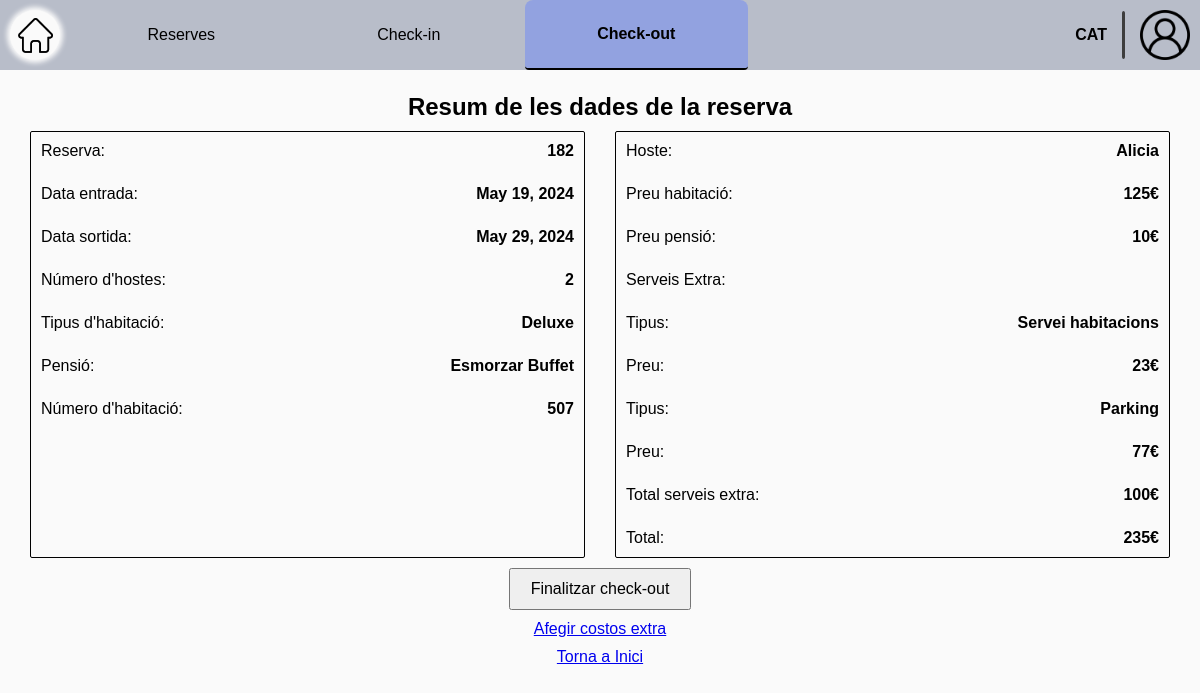
Page /receptionist/check-out-summary/182 (signed in) on the committed database.
### Reception/models.py (models this page shows, shortened)
class RoomReservation(models.Model):
    client = models.ForeignKey(Client, on_delete=models.CASCADE)
    room = models.ForeignKey(Room, on_delete=models.CASCADE, to_field='id')
    entry = models.DateField()
    exit = models.DateField()
    pension_type = models.CharField(
        max_length=c.DROPDOWN_MAX_LENGTH,
        choices=c.get_pension_types,
        default='Sense pensió'
    )
    num_guests = models.IntegerField()
    is_active = models.BooleanField(default=True)
    check_in_active = models.BooleanField(default=False)
    check_out_active = models.BooleanField(default=False)
    class Meta:
        unique_together = ('room', 'entry', 'exit')

class Room(models.Model):
    is_clean = models.BooleanField()
    is_taken = models.BooleanField()
    room_num = models.IntegerField(unique=True)
    room_type = models.CharField(
        max_length=c.DROPDOWN_MAX_LENGTH,
        choices=c.get_room_types,
        default='Double'
    )
    room_price = models.IntegerField(default=0)
    cleaner = models.ForeignKey(Worker, on_delete=models.SET_NULL, null=True, blank=True,
                                limit_choices_to={'type': 'cleaner'})

class HotelUser(AbstractUser):
    email = models.EmailField()
    phone_number = models.CharField(max_length=c.PHONE_NUMBER_LENGTH)
    id_number = models.CharField(max_length=c.ID_NUMBER, blank=True, unique=True)
    def __str__(self):
        return self.first_name

class Despeses(models.Model):
    room_reservation = models.OneToOneField(RoomReservation, on_delete=models.CASCADE)
    pension_costs = models.IntegerField(default=0)
    room_type_costs = models.IntegerField(default=0)

class ExtraCosts(models.Model):
    room_reservation = models.ForeignKey(RoomReservation, on_delete=models.CASCADE)
    extra_costs_type = models.CharField(max_length=c.TEXT_SIZE, choices=c.get_room_extra_costs)
    extra_costs_price = models.IntegerField()

### Reception/views.py (the view)
# urls.py: path('check-out-summary/<int:pk>', v.check_out_summary, name='check_out_summary'),
@worker_required('receptionist')
def check_out_summary(request, pk):
    reservation = get_object_or_404(RoomReservation, pk=pk)
    room = get_object_or_404(Room, pk=reservation.room_id)
    despeses = get_object_or_404(Despeses, room_reservation_id=pk)
    extra_costs = ExtraCosts.objects.filter(room_reservation=reservation.id)
    total_price, extra_total = u.get_total_price(extra_costs, despeses)
    return render(request, c.get_check_out_path(2),
                  {'extra_costs': extra_costs, 'reservation': reservation, 'room': room, 'despeses': despeses,
                   'total_price': total_price, 'extra_total': extra_total})

### Reception/config.py (called while the page is built)
    @staticmethod
    def get_check_out_path(n: int):
        return p.CHECK_OUT_PATH[n]

### Reception/utils.py (called while the page is built)
def get_total_price(extra_costs, despeses):
    extra_total = 0
    for extra in extra_costs:
        extra_total += extra.extra_costs_price
    total_price = despeses.pension_costs + despeses.room_type_costs + extra_total
    return total_price, extra_total

### templates/worker/receptionist/check-out/check_out_2.html (shortened to what this page needs)
{% extends "worker/receptionist/base_receptionist.html" %}
{% load static %}
{% block extra_css %}
    <link rel="stylesheet" href="{% static 'css/worker/receptionist/check-out/check-out_2.css' %}">
{% endblock extra_css %}
{% block id_check-out %} id="current-page" {% endblock id_check-out %}
{% block content %}
    <div class="main">
        <h2>Resum de les dades de la reserva</h2>
        <div class="reservation-briefing">
            <div class="reservation-briefing-data">
                <div><p>Reserva:</p> <span class="entry-data">{{ reservation.id }}</span></div>
                <div><p>Data entrada:</p> <span class="entry-data"> {{ reservation.entry }}</span></div>
                <div><p>Data sortida:</p> <span class="entry-data">{{ reservation.exit }}</span></div>
                <div><p>Número d'hostes:</p> <span class="entry-data">{{ reservation.num_guests }}</span></div>
                <div><p>Tipus d'habitació:</p> <span class="entry-data">{{ room.room_type }}</span></div>
                <div><p>Pensió:</p> <span class="entry-data">{{ reservation.pension_type }}</span></div>
                <div><p>Número d'habitació:</p> <span class="entry-data">{{ reservation.room.room_num }}</span></div>
            </div>
            <div class="reservation-briefing-data">
                <div><p>Hoste:</p> <span class="entry-data">{{ reservation.client }}</span></div>
                <div><p>Preu habitació:</p> <span class="entry-data">{{ despeses.room_type_costs }}€</span></div>
                <div><p>Preu pensió:</p> <span class="entry-data">{{ despeses.pension_costs }}€</span></div>
                <div><p>Serveis Extra:</p></div>
                {% for extra in extra_costs %}
                    <div><p>Tipus:</p> <span class="entry-data">{{ extra.extra_costs_type }}</span></div>
                    <div><p>Preu:</p> <span class="entry-data">{{ extra.extra_costs_price }}€</span></div>
                {% endfor %}
                <div><p>Total serveis extra:</p> <span class="entry-data">{{ extra_total }}€</span></div>
                <div><p>Total:</p> <span class="entry-data">{{ total_price }}€</span></div>
            </div>
        </div>
        <form action="{% url 'check_out_3' reservation.id %}" method="post">
            <button type="submit" class="submit-button" style="padding: 10px 20px; font-size: 16px" onclick="return confirm('Estàs segur que vols finalitzar el procés de check-out?');">Finalitzar check-out</button>
        </form>
        <a href="{% url 'add_extra_costs' reservation.id %}">Afegir costos extra</a>
        <a href="{% url 'receptionist_home' %}">Torna a Inici</a>
    </div>
{% endblock %}

### static/css/base.css (style rules this page uses)
body { background-color: #fafafa; font-family: "Gill Sans MT", Arial, sans-serif; margin: 0; padding: 0; aspect-ratio: 16 / 9; width: 100%; height: 100vh; display: flex; flex-direction: column; }
.main { position: relative; display: flex; flex-direction: column; align-items: center; height: 95%; width: 95%; max-height: 900px; max-width: 1600px; gap: 10px; margin-bottom: 10px; }

### static/css/worker/worker.css (style rules this page uses)
button { cursor: pointer; }
p { margin: 0; font-size: 1em; }
h2 { margin-top: 10px; margin-bottom: 0; font-size: 1.5em; font-weight: bold; }
.reservation-briefing { display: flex; flex-direction: row; justify-content: space-between; width: 100%; max-width: 1200px; gap: 30px; }
.reservation-briefing-data { display: flex; justify-content: flex-start; flex-direction: column; width: 48%; border: solid 1px black; border-radius: 2px; padding: 10px; gap: 25px; }
.reservation-briefing-data div { display: flex; flex-direction: row; justify-content: space-between; }
.entry-data { font-weight: bold; align-content: center; }
.reservation-briefing-data p { align-content: center; }
.reservation-briefing-data span { align-content: center; }

### rows in the picture
RoomReservation: id "182", entry "May 19, 2024", exit "May 29, 2024", num_guests "2", pension_type "Esmorzar Buffet", room.room_num "507", client "Alicia"
Room: room_type "Deluxe"
Despeses: room_type_costs "125", pension_costs "10"
ExtraCosts: extra_costs_type "Servei habitacions", extra_costs_price "23"
ExtraCosts: extra_costs_type "Parking", extra_costs_price "77"

### other values in the picture
{{ extra_total }} "100"
{{ total_price }} "235"
